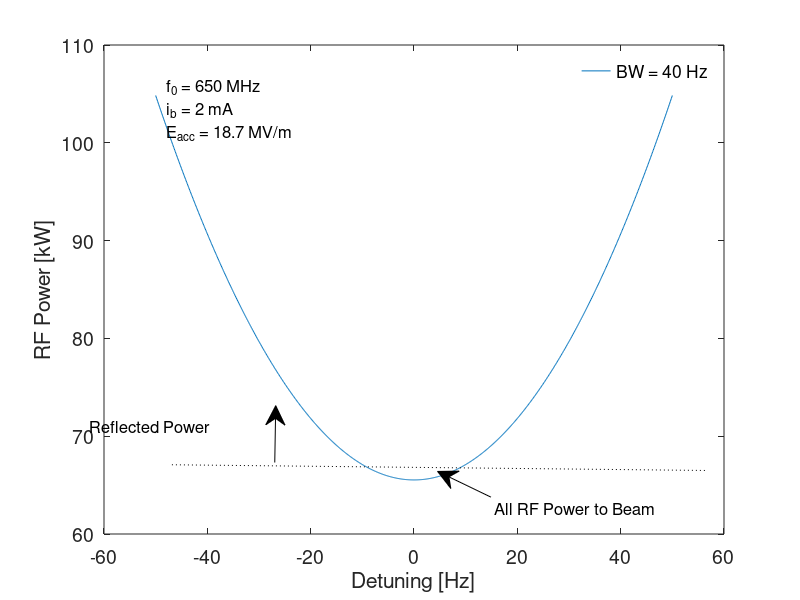
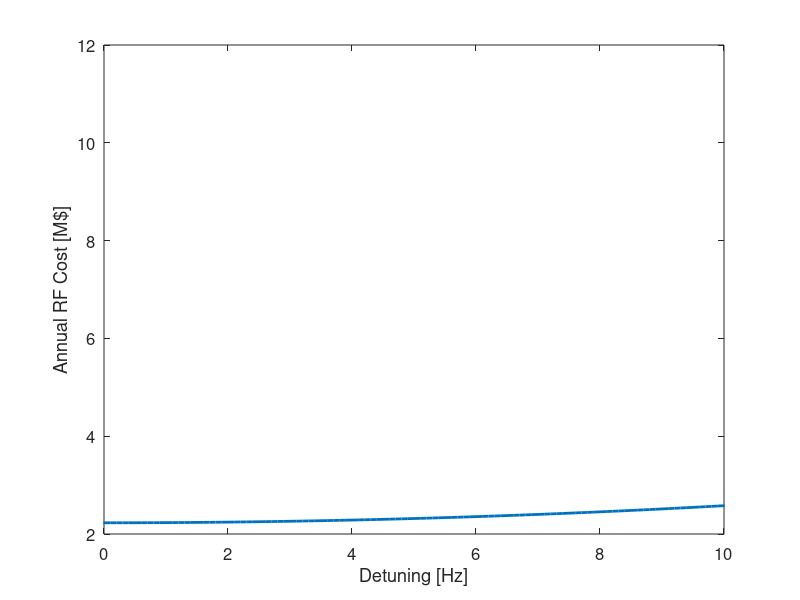
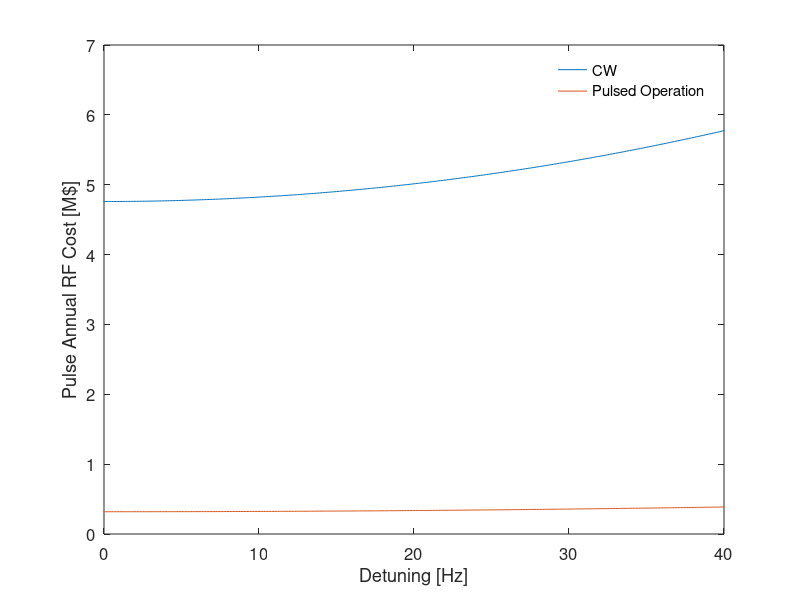

The MATLAB source for these figures, in order:
%% Author: Crispin Contreras-Martinez
%% Institute: Fermialb
%% Date: 2025

Qext=1E5:5000:1E9;  % This the Q value for the coupler
Q0=2.7e10; %260/(6*10^-9);          %Unloaded Q0=G/Rs   
B=Q0./Qext;           %Coupling constant
QL=Q0./(1+B);         %Loaded Q
Ib=2*10^-3;       %Beam Current   
RQ=610;              %R/Q B92
V0=18.8*10^6*1.061;        %Accelerating Voltage, 18.7 MV/m Leff=1.061 b92 , b61 Leff=0.704 Eacc=16.8 MV/m
PC=V0^2./(RQ.*QL);     %Power dissipated in the cavity 
f0=650*10^6;         %resosnant frequency
Vb=Ib*(RQ.*QL);       %Beam voltage
Vb0=Ib*(RQ*Q0);
duty_factor = 0.011;
dF=40;
betaopt=sqrt((Vb0/V0)^2+(2*dF*Q0/f0)^2);
QLopt=Q0/(1+betaopt);
fhalf=f0/(2*QLopt);
Vbopt=Ib*RQ*QLopt;
dF1=-50:0.1:50;
PGopt0=1e-3*(V0^2*(1+betaopt)/(4*betaopt*RQ*QLopt))*((1+Vbopt/V0)^2+(dF1/fhalf).^2); %Units in kW
xloss650=0.06;

etaDCHV=0.95;
etaW=0.8;
%% Numerical output — Block 1
i0 = find(dF1 == 0);  % index of dF=0
fprintf('=== BLOCK 1: HB650 single cavity (650 MHz) ===\n')
fprintf('  betaopt                    = %.6e\n', betaopt)
fprintf('  QLopt                      = %.6e\n', QLopt)
fprintf('  fhalf (Hz)                 = %.6f\n', fhalf)
fprintf('  Vbopt (V)                  = %.6e\n', Vbopt)
fprintf('  PGopt0 at dF=0 (kW)        = %.6f\n', PGopt0(i0))
fprintf('  Wall-plug power at dF=0 (kW) = %.6f\n', PGopt0(i0)*(1-xloss650)^-1/etaDCHV/etaW)

figure(1)
plot(dF1,(1-xloss650)^-1*PGopt0/etaDCHV/etaW)
%plot(dF1,PGopt0)
hold on 
xlabel('Detuning [Hz]')
ylabel('RF Power [kW]')
legend('BW = 40 Hz','BW = 44 Hz','BW = 88 Hz')
legend('boxoff')
set(gca,'FontSize',14)

% Create line
annotation('line',[0.214880952380952 0.882738095238095],...
    [0.225396825396826 0.215873015873016],'LineStyle',':');

% Create textarrow
annotation('textarrow',[0.613690476190476 0.547023809523809],...
    [0.171428571428571 0.214285714285714],'String',{'All RF Power to Beam'},...
    'FontSize',12);

% Create arrow
annotation('arrow',[0.343452380952381 0.344642857142857],...
    [0.22915873015873 0.323809523809524]);

% Create textbox
annotation('textbox',...
    [0.208738095238095 0.719047619047619 0.301380952380952 0.198412698412701],...
    'String',{'f_0 = 650 MHz','i_b = 2 mA','E_{acc} = 18.7 MV/m'},...
    'LineStyle','none',...
    'FontSize',12,...
    'FitBoxToText','off');

% Create textbox
annotation('textbox',...
    [0.112309523809524 0.268253968253969 0.301380952380952 0.0412698412698466],...
    'String','Reflected Power',...
    'LineStyle','none',...
    'FontSize',12,...
    'FitBoxToText','off');



Ib=2*10^-3;       %Beam Current   
Q0SSR=8.2e9; %260/(6*10^-9);          %Unloaded Q0=G/Rs   
V0SSR1=10*10^6*0.205;        %Accelerating Voltage, 18.7 MV/m Leff=1.061 b92 , b61 Leff=0.704 Eacc=16.8 MV/m   
fSSR=325*10^6;   
V0SSR2=11.5*10^6*0.436;
RQSSR1=242;
RQSSR2=305;
Vb0SSR1=Ib*(RQSSR1*Q0SSR);
Vb0SSR2=Ib*(RQSSR2*Q0SSR);
dF13=20;
betaoptSSR1=sqrt((1+Vb0SSR1/V0SSR1)^2+(2*dF13*Q0SSR/fSSR)^2);
betaoptSSR2=sqrt((1+Vb0SSR2/V0SSR2)^2+(2*dF13*Q0SSR/fSSR)^2);

QLoptSSR1=Q0SSR/(1+betaoptSSR1);
QLoptSSR2=Q0SSR/(1+betaoptSSR2);

fhalfSSR1=fSSR/(2*QLoptSSR1);
fhalfSSR2=fSSR/(2*QLoptSSR2);

VboptSSR1=Ib*RQSSR1*QLoptSSR1;
VboptSSR2=Ib*RQSSR2*QLoptSSR2;

dF1=-50:0.1:50;
PGoptSSR1=(V0SSR1^2*(1+betaoptSSR1)/(4*betaoptSSR1*RQSSR1*QLoptSSR1))*((1+VboptSSR1/V0SSR1)^2+(dF1/fhalfSSR1).^2); %Units in kW
PGoptSSR2=(V0SSR2^2*(1+betaoptSSR2)/(4*betaoptSSR2*RQSSR2*QLoptSSR2))*((1+VboptSSR2/V0SSR2)^2+(dF1/fhalfSSR2).^2); %Units in kW


Q0LB=2.4e10; %260/(6*10^-9);          %Unloaded Q0=G/Rs   
Q0HB=3.3e10; %260/(6*10^-9);          %Unloaded Q0=G/Rs   
f650=650*10^6;   
V0LB=16.8*10^6*0.704;
V0HB=18.7*10^6*1.061;
RQLB=341;
RQHB=610;
Vb0LB=Ib*(RQLB*Q0LB);
Vb0HB=Ib*(RQHB*Q0HB);
dF13=20;

betaoptLB=sqrt((1+Vb0LB/V0LB)^2+(2*dF13*Q0LB/f650)^2);
betaoptHB=sqrt((1+Vb0HB/V0HB)^2+(2*dF13*Q0HB/f650)^2);

QLoptLB=Q0LB/(1+betaoptLB);
QLoptHB=Q0HB/(1+betaoptHB);

fhalfLB=f650/(2*QLoptLB);
fhalfHB=f650/(2*QLoptHB);

VboptLB=Ib*RQLB*QLoptLB;
VboptHB=Ib*RQHB*QLoptHB;

PGoptLB=(V0LB^2*(1+betaoptLB)/(4*betaoptLB*RQLB*QLoptLB))*((1+VboptLB/V0LB)^2+(dF1/fhalfLB).^2); %Units in kW
PGoptHB=(V0HB^2*(1+betaoptHB)/(4*betaoptHB*RQHB*QLoptHB))*((1+VboptHB/V0HB)^2+(dF1/fhalfHB).^2); %Units in kW

xlossSSR1=.1;
xloss650=0.06;
PSSR=16*(PGoptSSR1+1.33*7000)+35*(PGoptSSR2+1.33*20000);
P650=36*(PGoptLB+1.33*40000)+24*(PGoptHB+70000*1.33);
PAll_PIPII=((1/(1-xlossSSR1))*PSSR+(1/(1-xloss650))*P650)*1e-3; %units of kW
etaDCHV=0.95;
etaW=0.8;
DutyF=20*(2.8+.55)*1e-3;
cost_electricity  = 0.08; % units of $/kWh
hours_on = 5600;
%% Numerical output — Block 2
fprintf('\n=== BLOCK 2: PIP-II full linac (325 + 650 MHz) ===\n')
fprintf('  betaoptSSR1                = %.6e\n', betaoptSSR1)
fprintf('  betaoptSSR2                = %.6e\n', betaoptSSR2)
fprintf('  betaoptLB                  = %.6e\n', betaoptLB)
fprintf('  betaoptHB                  = %.6e\n', betaoptHB)
fprintf('  QLoptSSR1                  = %.6e\n', QLoptSSR1)
fprintf('  QLoptSSR2                  = %.6e\n', QLoptSSR2)
fprintf('  QLoptLB                    = %.6e\n', QLoptLB)
fprintf('  QLoptHB                    = %.6e\n', QLoptHB)
fprintf('  fhalfSSR1 (Hz)             = %.6f\n', fhalfSSR1)
fprintf('  fhalfSSR2 (Hz)             = %.6f\n', fhalfSSR2)
fprintf('  fhalfLB (Hz)               = %.6f\n', fhalfLB)
fprintf('  fhalfHB (Hz)               = %.6f\n', fhalfHB)
fprintf('  PGoptSSR1 at dF=0 (W)      = %.6f\n', PGoptSSR1(i0))
fprintf('  PGoptSSR2 at dF=0 (W)      = %.6f\n', PGoptSSR2(i0))
fprintf('  PGoptLB at dF=0 (W)        = %.6f\n', PGoptLB(i0))
fprintf('  PGoptHB at dF=0 (W)        = %.6f\n', PGoptHB(i0))
fprintf('  PAll_PIPII at dF=0 (kW)    = %.6f\n', PAll_PIPII(i0))
CW_cost_at_zero    = (PAll_PIPII(i0)/etaDCHV/etaW)*hours_on*cost_electricity*1e-6;
pulse_cost_at_zero = DutyF*CW_cost_at_zero;
fprintf('  CW annual cost at dF=0 (M$)     = %.6f\n', CW_cost_at_zero)
fprintf('  Pulsed annual cost at dF=0 (M$) = %.6f\n', pulse_cost_at_zero)
fprintf('  DutyF                      = %.6f\n', DutyF)

figure(101)
plot(dF1,(PAll_PIPII/etaDCHV/etaW)*hours_on*cost_electricity*1e-6) %factor of 1e-6 is used to get M$
ylabel('CW Annual RF Cost [M$]')
%yyaxis right 
hold on 
plot(dF1,DutyF*(PAll_PIPII/etaDCHV/etaW)*hours_on*cost_electricity*1e-6)
xlabel('Detuning [Hz]')
ylabel('Pulse Annual RF Cost [M$]')
set(gca,'FontSize',12)
xlim([0 40])
legend('CW','Pulsed Operation')
legend('boxoff')

%*************************************************************************
% LCLS-II and LCLS-II HE
%*************************************************************************


Ib13=0.3*10^-3;       %Beam Current   
RQ13=1036;%R/Q B92
Leff13=1.038;
Q013=2.7e10;
V013=16e6*Leff13;
f13=1300e6;
Vb013=Ib13*(RQ13*Q013);
dF13=10;
betaopt13=sqrt((1+Vb013/V013)^2+(2*dF13*Q013/f13)^2);
QLopt13=Q013/(1+betaopt13);
fhalf13=f13/(2*QLopt13);
Vbopt13=Ib13*RQ13*QLopt13;
dF1=-50:0.1:50;

V013HE=21e6*Leff13;
betaopt13HE=sqrt((1+Vb013/V013HE)^2+(2*dF13*Q013/f13)^2);
QLopt13HE=Q013/(1+betaopt13HE);
fhalf13HE=f13/(2*QLopt13HE);
Vbopt13HE=Ib13*RQ13*QLopt13HE;


PGopt013=(V013^2*(1+betaopt13)/(4*betaopt13*RQ13*QLopt13))*((1+Vbopt13/V013)^2+(dF1/fhalf13).^2); 
PGopt013HE=(V013HE^2*(1+betaopt13HE)/(4*betaopt13HE*RQ13*QLopt13HE))*((1+Vbopt13HE/V013HE)^2+(dF1/fhalf13HE).^2); 

p13ALL=(1-xloss650)^-1*(280*PGopt013+184*PGopt013HE)*1e-3; %units of Kw

%% Numerical output — Block 3
fprintf('\n=== BLOCK 3: LCLS-II + LCLS-II HE (1300 MHz) ===\n')
fprintf('  betaopt13                  = %.6e\n', betaopt13)
fprintf('  betaopt13HE                = %.6e\n', betaopt13HE)
fprintf('  QLopt13                    = %.6e\n', QLopt13)
fprintf('  QLopt13HE                  = %.6e\n', QLopt13HE)
fprintf('  fhalf13 (Hz)               = %.6f\n', fhalf13)
fprintf('  fhalf13HE (Hz)             = %.6f\n', fhalf13HE)
fprintf('  PGopt013 at dF=0 (W)       = %.6f\n', PGopt013(i0))
fprintf('  PGopt013HE at dF=0 (W)     = %.6f\n', PGopt013HE(i0))
fprintf('  p13ALL at dF=0 (kW)        = %.6f\n', p13ALL(i0))
fprintf('  Annual cost at dF=0 (M$)   = %.6f\n', p13ALL(i0)*5600*0.14*1e-6)

figure(11)
plot(dF1,p13ALL*5600*.14*1e-6,'LineWidth',2) %operate for 5600 hrs eletricit rate of 0.14 $/kWh
xlabel('Detuning [Hz]')
ylabel('Annual RF Cost [M$]')
set(gca,'FontSize',12)
xlim([0 10])
